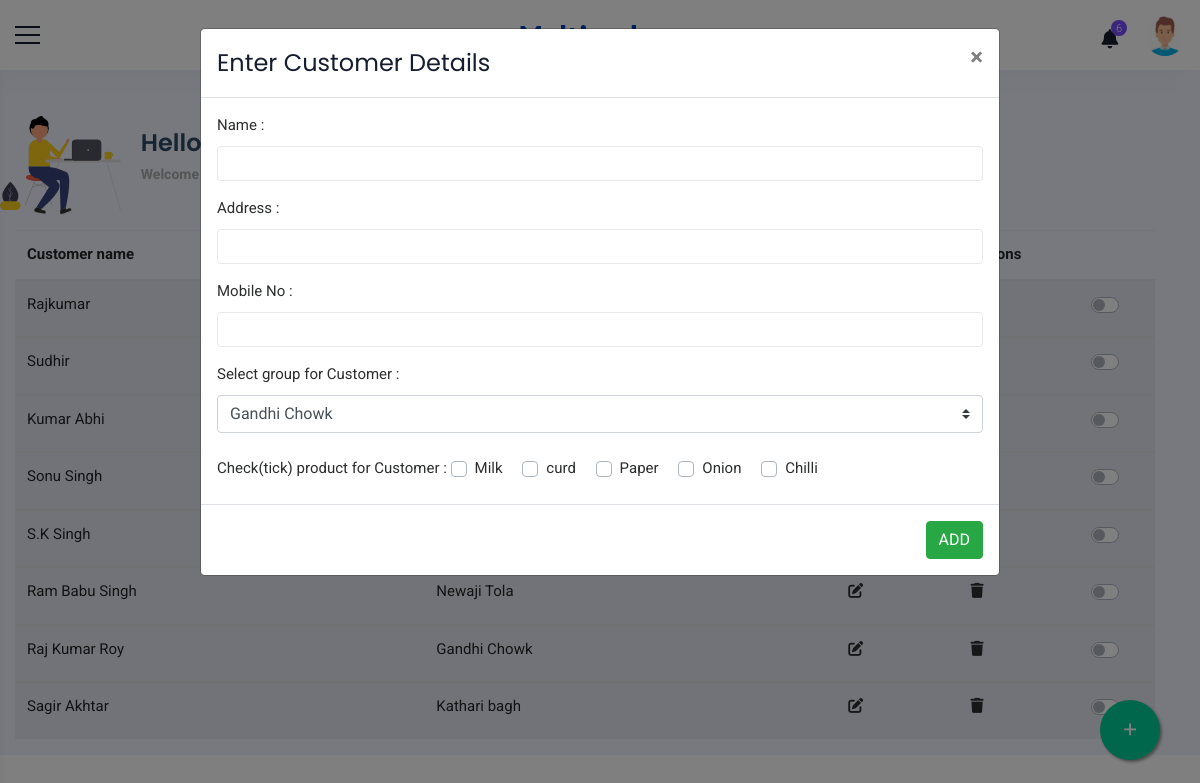
Screenshot of /customerEdit.php with the database file from the repository.
### tables this page shows
CREATE TABLE `customerdb` (
  `id` int(255) NOT NULL,
  `name` varchar(255) NOT NULL,
  `address` varchar(255) NOT NULL,
  `mobileno` varchar(20) NOT NULL,
  `customerGroup` varchar(255) NOT NULL,
  `customerProduct` varchar(255) NOT NULL
);

CREATE TABLE `productdb` (
  `id` int(10) NOT NULL,
  `productName` varchar(255) NOT NULL,
  `price` int(4) NOT NULL
);

### customerEdit.php (the view, shortened to what this page needs)
<?php
if(isset($_GET['id'])){
    $eid = $_GET['id'];
}else{
    $eid=0;
}
?>
<!doctype html>
<html>
<head>
    <link href="css/plugins.css" rel="stylesheet">
    <link href="css/customers.css" rel="stylesheet">
    <link rel="stylesheet" href="https://cdnjs.cloudflare.com/ajax/libs/font-awesome/5.15.3/css/all.min.css" />
</head>
<body>
    <div class="wrapper">
        <div class="header-bg">
            <header class="main-header">
                <div class="container_header phone_view border_top_bott">
                    <div class="row">
                        <div class="col-md-12 d-flex justify-content-between align-items-center">
                            <div class="menu-icon"> <a href="javascript:void(0)" class="menu-toggler sidebar-toggler"></a> </div>
                            <div class="logo d-flex align-items-center justify-content-center"> <a href="javascript:void(0)"> <strong class="logo_icon"> <img src="images/small-logo.png" alt=""> </strong>  </a> </div>
                            <div class="right_detail">
                                <div class="row d-flex align-items-center justify-content-end">
                                    <div class="col-xl-12 col-12 d-flex justify-content-end">
                                        <div class="right_bar_top d-flex align-items-center">
                                            <div class="dropdown dropdown-notification"> <a href="javascript:void(0)" class="dropdown-toggle" data-toggle="dropdown" data-hover="dropdown" data-close-others="true" aria-expanded="false">
                                                    <i class="fa fa-bell"></i> <span class="badge_coun"> 6 </span> </a>
                                            </div>
                                            <div class="dropdown dropdown-user"> <a href="javascript:void(0)" class="dropdown-toggle" data-toggle="dropdown" data-hover="dropdown" data-close-others="true" aria-expanded="true">
                                                    <img class="img-circle pro_pic" src="images/user3.png" alt=""> </a>
                                            </div>
                                        </div>
                                    </div>
                                </div>
                            </div>
                        </div>
                    </div>
                </div>
            </header>
        </div>
        <div class="container_full">
            <div class="content_wrapper bg_homebefore">
                <div class="container-fluid">
                    <div class="sec-title">
                        <div class="row d-flex align-items-center">
                            <div class="main__title">
                                <img src="assets/hello.svg" alt="" />
                                <div class="main__greeting">
                                    <h1>Hello OfferPlant</h1>
                                    <p>Welcome to your admin dashboard</p>
                                </div>
                            </div>
                        </div>
                    </div>
                    <div class="content-bar">
                        <div class="row container-fluid">
                            <table class="table table-striped">
                                <thead>
                                    <tr>
                                        <th>Customer name</th>
                                        <th>Address</th>
                                        <th style="text-align: center;">Actions</th>
                                    </tr>
                                </thead>
                                <?php
                                    include 'dbcon.php';
                                    $q = "select * from customerdb";
                                    $query = mysqli_query($con,$q);
                                    while($res = mysqli_fetch_array($query)){
                                ?>
                                <tbody>
                                    <tr>
                                        <td><?php echo $res['name'];?></td>
                                        <td><?php echo $res['address'];?></td>
                                        <td style="text-align: center;">
                                            <div class="actionBox">
                                                <span>
                                                <a href="customerEdit.php?id=<?php echo $res['id'];?>" data-toggle="tooltip" data-placement="top" title="Edit">
                                                    <i class="fa fa-edit action-icon"></i>
                                                </a>
                                                </span>
                                                <span>
                                                <a href="customerDelete.php?id=<?php echo $res['id']; ?>" data-toggle="tooltip" data-placement="top" title="Delete">
                                                    <i class="fa fa-trash action-icon"></i>
                                                </a>
                                                </span>
                                                <span class="toggle-button">
                                                    <div class="custom-control custom-switch">
                                                    </div>
                                                </span>
                                            </div>
                                        </td>
                                    </tr>
                                </tbody>
                                <?php
                                }
                                ?>
                            </table>
                            <a href="#" class="float" data-toggle="modal" data-target="#myModal">
                                <i class="fa fa-plus my-float"></i>
                            </a>
                            <div class="modal fade" id="myModal">
                                <div class="modal-dialog modal-lg">
                                    <div class="modal-content">
                                        <div class="modal-header">
                                            <h4 class="modal-title">Enter Customer Details</h4>
                                            <button type="button" class="close" data-dismiss="modal">&times;</button>
                                        </div>
                                        <form action="<?php echo htmlentities($_SERVER['PHP_SELF']).'?id='.$eid; ?>" method="POST">
                                            <div class="modal-body">
                                                <div class="form-group">
                                                    <label for="usr">Name :</label>
                                                    <input type="text" name="name" value="<?php echo $arrdata['name']; ?>" class="form-control" id="usr">
                                                </div>
                                                <div class="form-group">
                                                    <label for="address">Address :</label>
                                                    <input type="text" name="address" value="<?php echo $arrdata['address']; ?>" class="form-control" id="address">
                                                </div>
                                                <div class="form-group">
                                                    <label for="mobile">Mobile No :</label>
                                                    <input type="text" name="mobile" value="<?php echo $arrdata['mobileno']; ?>" class="form-control" id="mobile">
                                                </div>
                                                <label for="">Select group for Customer :</label>
                                                <select name="cgroup" class="custom-select">
                                                <?php
                                                    include 'dbcon.php';
                                                    $q = "select * from groupdb ";
                                                    $query = mysqli_query($con,$q);
                                                    while($res = mysqli_fetch_array($query)){
                                                ?>
                                                    <option value="<?php echo $res['id']?>" selected><?php echo $res['groupName']; ?></option>
                                                <?php
                                                }
                                                ?>
                                                </select>
                                                <br>
                                                <br>
                                                <label for="">Check(tick) product for Customer :</label>
                                                <?php
                                                    include 'dbcon.php';
                                                    $i=1;
                                                    $selectquery = "select * from productdb ";
                                                    $query = mysqli_query($con,$selectquery);
                                                    while($result = mysqli_fetch_array($query)){
                                                ?>
                                                <div class="custom-control custom-checkbox">
                                                    <label class="custom-control-label" for="<?php echo "checkbox".$i; ?>"><?php echo $result['productName'];?></label>
                                                </div>
                                                <?php
                                                    $i++;
                                                    }
                                                ?>
                                            </div>
                                            <div class="modal-footer">
                                                <input type="submit" name="update" value="ADD" class="btn btn-success"/>
                                            </div>
                                        </form>
                                    </div>
                                </div>
                            </div>
                        </div>
                    </div>
                </div>
            </div>
        </div>
    </div>
</body>
</html>

### css/customers.css (style rules this page uses)
* { margin: 0; padding: 0; }
body { font-family: 'Roboto', sans-serif; font-size: 15px; line-height: 1.57143; font-weight: 400; color: #2d2e2e; }
h1, h2, h3, h4, h5, h6 { font-family: Poppins, sans-serif; margin-top: 0; font-weight: 600; color: #151d2e; }
a { color: #2d2e2e; transition: all 0.3s ease 0s; }
a, a:hover, a:active, a:focus { outline: none; text-decoration: none; }
i { transition: all 0.4s ease-in-out 0s; }
.img-circle { border-radius: 50%; }
.table td, .table th { border-top: 1px solid rgba(82, 63, 105, 0.07) !important; }
.sec-title { padding-top: 20px; padding-bottom: 15px; }
.sec-title p { color: #2d2d2d; }
.container_full { background: #f1f3fd; margin-top: 70px; position: relative; min-height: calc(100vh - 133px); overflow-x: hidden; }
.content_wrapper { margin-left: 0; margin-right: 0px; margin-top: 0; min-height: 600px; padding: 25px 0px 0px 0px; position: relative; }
.bg_homebefore { position: relative; }
.content_wrapper { padding-top: 25px; transition: all 0.3s; margin-left: 0px; }
.modal-header h4.modal-title { font-weight: normal; }
.modal-body label { font-weight: 400; }
.custom-control { position: relative; display: -ms-inline-flexbox; display: inline-flex; min-height: 1.5 rem; padding-left: 1.5 rem; margin-right: 1rem; }
.form-control { border-color: #e5e9ec; font-size: 13px; line-height: 2; }
.form-control { font-size: .9rem; }
.table thead th { vertical-align: bottom; border-bottom: 2px solid #dee2e6; border-top: none; }
.main__title { display: flex; align-items: center; }
.main__title > img { max-height: 100px; object-fit: contain; margin-right: 20px; }
.main__greeting > h1 { font-size: 24px; color: #2e4a66; margin-bottom: 5px; }
.main__greeting > p { font-size: 14px; font-weight: 700; color: #a5aaad; }
.float { position:fixed; width: 60px; height: 60px; bottom:40px; right:40px; background-color:#0C9; color:#FFF; border-radius: 50px; text-align:center; box-shadow: 2px 2px 3px #999; }
.my-float { margin-top : 22px; }
.actionBox { display: flex; justify-content: space-between; }

### rows the page displays
customerdb: name "Rajkumar"
customerdb: name "Sudhir"
customerdb: name "Kumar Abhi"
customerdb: name "Sonu Singh"
customerdb: name "S.K Singh"
customerdb: name "Ram Babu Singh", address "Newaji Tola"
customerdb: name "Raj Kumar Roy", address "Gandhi Chowk"
customerdb: name "Sagir Akhtar", address "Kathari bagh"
productdb: productName "Milk"
productdb: productName "curd"
productdb: productName "Paper"
productdb: productName "Onion"
productdb: productName "Chilli"

### other values shown
form field cgroup "Gandhi Chowk"
